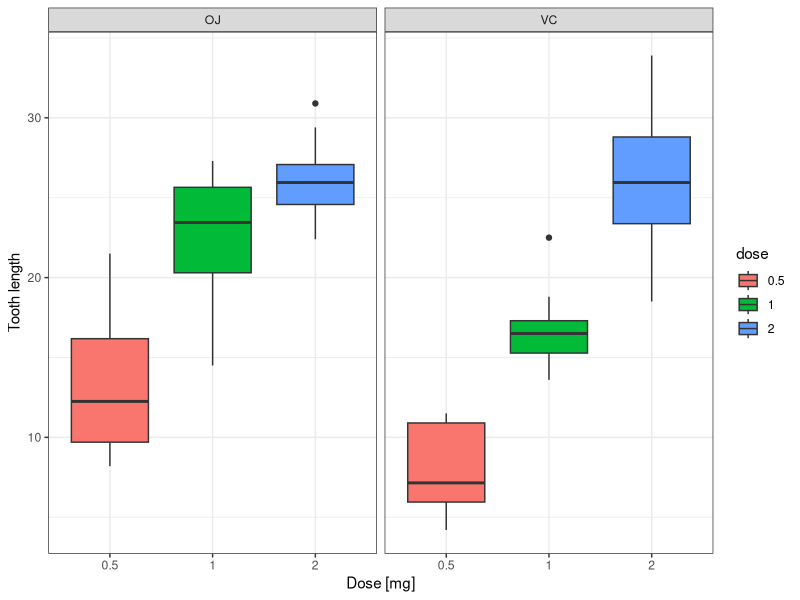

Write R code to recreate this figure.
## ---- chunk 1
library(datasets)
library(ggplot2)
data(ToothGrowth) 
## ---- chunk 2
head(ToothGrowth)
## ---- chunk 3
summary(ToothGrowth)
## ---- chunk 4
table(ToothGrowth$supp, ToothGrowth$dose)
## ---- chunk 5
ToothGrowth$dose <- as.factor(ToothGrowth$dose)
ggplot(ToothGrowth,aes(x=factor(dose),y=len,fill=dose)) + 
  geom_boxplot() +
  theme_bw() + 
  facet_wrap(~supp) +  
  scale_x_discrete("Dose [mg]") + 
  scale_y_continuous("Tooth length")
